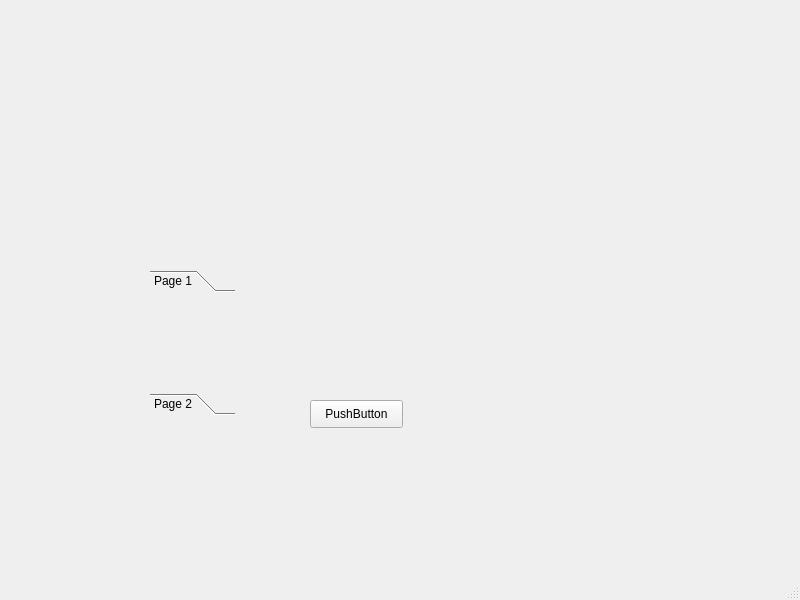
<?xml version="1.0" encoding="UTF-8"?>
<ui version="4.0">
 <class>MainWindow</class>
 <widget class="QMainWindow" name="MainWindow">
  <property name="geometry">
   <rect>
    <x>0</x>
    <y>0</y>
    <width>800</width>
    <height>600</height>
   </rect>
  </property>
  <property name="windowTitle">
   <string>MainWindow</string>
  </property>
  <widget class="QWidget" name="centralwidget">
   <widget class="QPushButton" name="pushButton">
    <property name="geometry">
     <rect>
      <x>310</x>
      <y>400</y>
      <width>93</width>
      <height>28</height>
     </rect>
    </property>
    <property name="text">
     <string>PushButton</string>
    </property>
   </widget>
   <widget class="QToolBox" name="toolBox">
    <property name="geometry">
     <rect>
      <x>150</x>
      <y>270</y>
      <width>85</width>
      <height>145</height>
     </rect>
    </property>
    <property name="currentIndex">
     <number>0</number>
    </property>
    <widget class="QWidget" name="page">
     <property name="geometry">
      <rect>
       <x>0</x>
       <y>0</y>
       <width>85</width>
       <height>91</height>
      </rect>
     </property>
     <attribute name="label">
      <string>Page 1</string>
     </attribute>
    </widget>
    <widget class="QWidget" name="page_2">
     <property name="geometry">
      <rect>
       <x>0</x>
       <y>0</y>
       <width>98</width>
       <height>28</height>
      </rect>
     </property>
     <attribute name="label">
      <string>Page 2</string>
     </attribute>
    </widget>
   </widget>
  </widget>
  <widget class="QMenuBar" name="menubar">
   <property name="geometry">
    <rect>
     <x>0</x>
     <y>0</y>
     <width>800</width>
     <height>26</height>
    </rect>
   </property>
  </widget>
  <widget class="QStatusBar" name="statusbar"/>
 </widget>
 <resources/>
 <connections/>
</ui>
